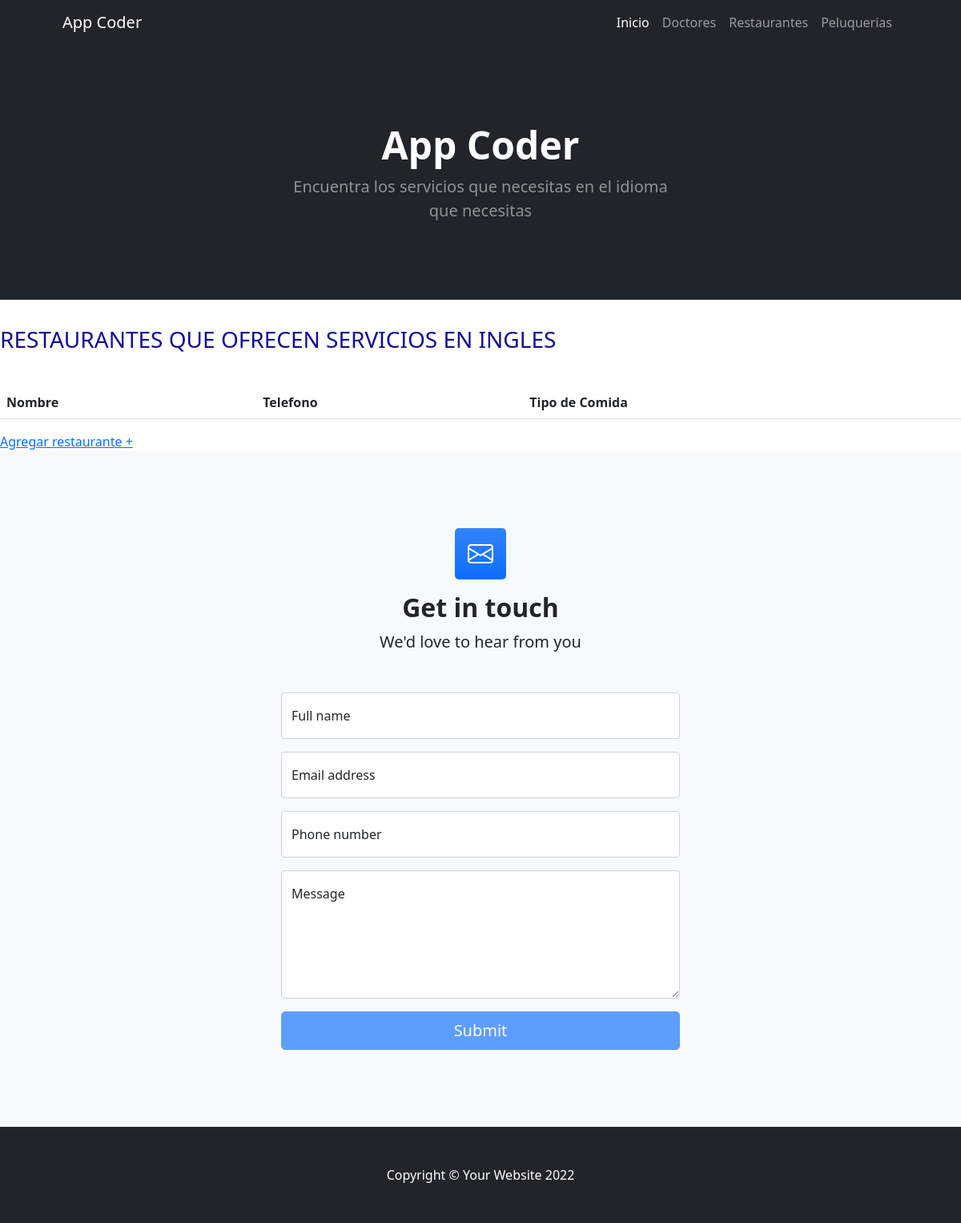
/appcoder/restaurantes/, run on an earlier commit of the app's database.
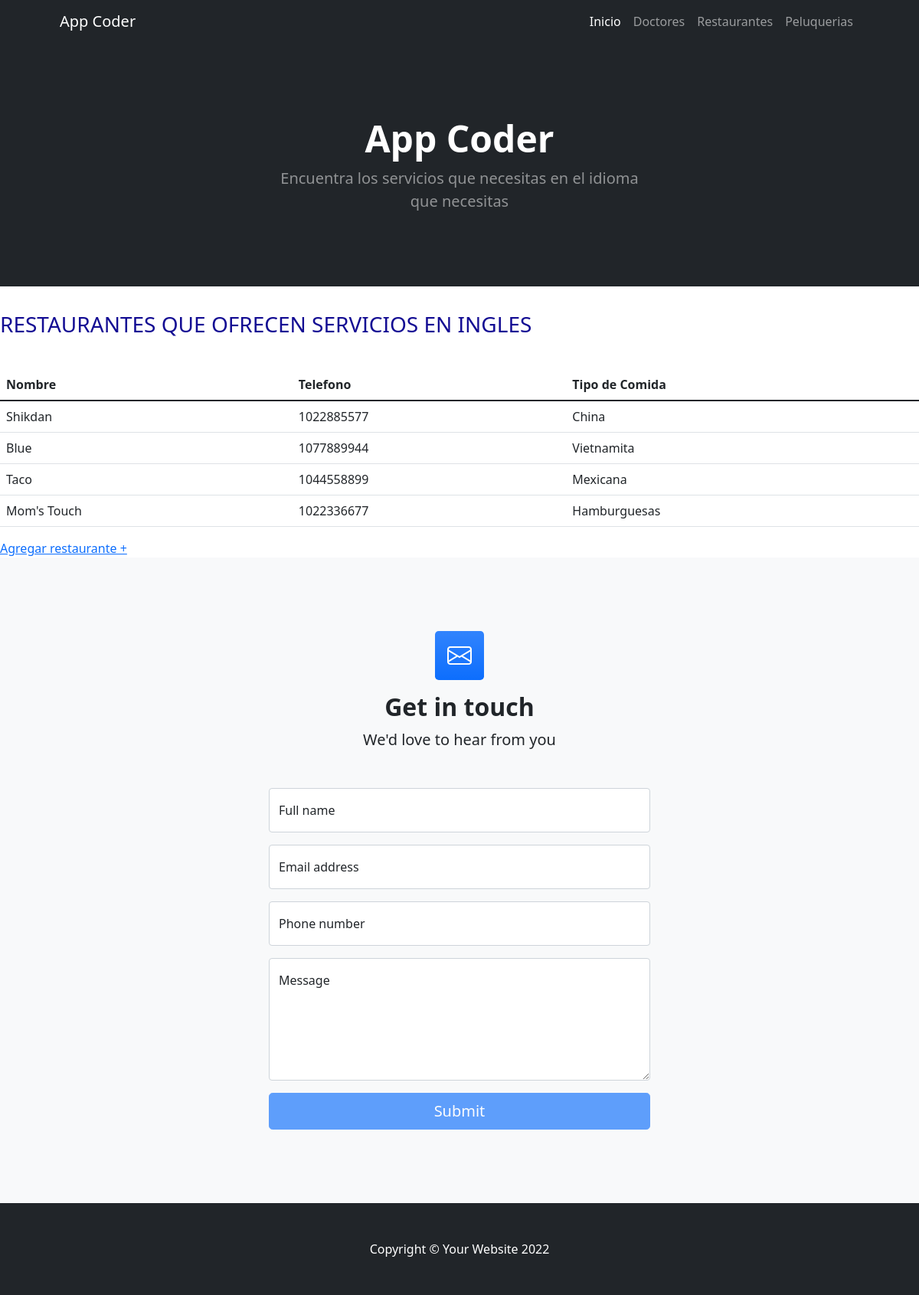
And on a later commit of the database.
### AppCoder/models.py (models this page shows)
class Restaurantes(models.Model):
    nombre=models.CharField(max_length=40)
    telefono=models.IntegerField()
    tipoDeComida=models.CharField(max_length=30)

### AppCoder/views.py (the view)
# urls.py: path('restaurantes/', views.restaurantes, name="restaurantes"),
def restaurantes(request):
    restaurantes=Restaurantes.objects.all()
    return render(request,'AppCoder/restaurantes.html',{"restaurantes":restaurantes})

### AppCoder/templates/AppCoder/restaurantes.html (shortened to what this page needs)
{% extends "AppCoder/padre.html" %}
{% load static %}
{% block contenidoQueCambia %}
    <body>
     <h3>
        <br>
        RESTAURANTES QUE OFRECEN SERVICIOS EN INGLES
       <br>
        <br>
     </h3>
     <table class="table">
        <thead>
          <tr>
            <th scope="col">Nombre</th>
            <th scope="col">Telefono</th>
            <th scope="col">Tipo de Comida</th>
          </tr>
        </thead>
       {% for restaurante in restaurantes %}
       <tr>
           <td>{{ restaurante.nombre }}</td>
           <td>{{ restaurante.telefono }}</td>
           <td>{{ restaurante.tipoDeComida }}</td>
       </tr>
       {% endfor %}
     </table>
     <a href="{% url 'nuevorestaurante' %}">Agregar restaurante + </a>
    </body>
{% endblock %}

### AppCoder/templates/AppCoder/padre.html (shortened to what this page needs)
{% load static %}
<!DOCTYPE html>
<html lang="en">
    <head>
        <link href="https://cdn.jsdelivr.net/npm/bootstrap-icons@1.4.1/font/bootstrap-icons.css" rel="stylesheet" />
        <link href="{% static 'css/styles.css' %}" rel="stylesheet" />
    </head>
    <body>
        <nav class="navbar navbar-expand-lg navbar-dark bg-dark">
            <div class="container px-5">
                <a class="navbar-brand" href="#!">App Coder</a>
                <div class="collapse navbar-collapse" id="navbarSupportedContent">
                    <ul class="navbar-nav ms-auto mb-2 mb-lg-0">
                        <li class="nav-item"><a class="nav-link active" aria-current="page" href="{% url 'inicio' %}">Inicio</a></li>
                        <li class="nav-item"><a class="nav-link" href="{% url 'doctores' %}">Doctores</a></li>
                        <li class="nav-item"><a class="nav-link" href="{% url 'restaurantes' %}">Restaurantes</a></li>
                        <li class="nav-item"><a class="nav-link" href="{% url 'peluquerias' %}">Peluquerias</a></li>
                    </ul>
                </div>
            </div>
        </nav>
        <header class="bg-dark py-5">
            <div class="container px-5">
                <div class="row gx-5 justify-content-center">
                    <div class="col-lg-6">
                        <div class="text-center my-5">
                            <h1 class="display-5 fw-bolder text-white mb-2">App Coder</h1>
                            <p class="lead text-white-50 mb-4">Encuentra los servicios que necesitas en el idioma que necesitas</p>
                        </div>
                    </div>
                </div>
            </div>
        </header>
        {% block contenidoQueCambia %}
        {% endblock %}
        <section class="bg-light py-5">
            <div class="container px-5 my-5 px-5">
                <div class="text-center mb-5">
                    <div class="feature bg-primary bg-gradient text-white rounded-3 mb-3"><i class="bi bi-envelope"></i></div>
                    <h2 class="fw-bolder">Get in touch</h2>
                    <p class="lead mb-0">We'd love to hear from you</p>
                </div>
                <div class="row gx-5 justify-content-center">
                    <div class="col-lg-6">
                        <form id="contactForm" data-sb-form-api-token="API_TOKEN">
                            <div class="form-floating mb-3">
                                <input class="form-control" id="name" type="text" placeholder="Enter your name..." data-sb-validations="required" />
                                <label for="name">Full name</label>
                            </div>
                            <div class="form-floating mb-3">
                                <input class="form-control" id="email" type="email" placeholder="name@example.com" data-sb-validations="required,email" />
                                <label for="email">Email address</label>
                            </div>
                            <div class="form-floating mb-3">
                                <input class="form-control" id="phone" type="tel" placeholder="(123) 456-7890" data-sb-validations="required" />
                                <label for="phone">Phone number</label>
                            </div>
                            <div class="form-floating mb-3">
                                <textarea class="form-control" id="message" type="text" placeholder="Enter your message here..." style="height: 10rem" data-sb-validations="required"></textarea>
                                <label for="message">Message</label>
                            </div>
                            <div class="d-grid"><button class="btn btn-primary btn-lg disabled" id="submitButton" type="submit">Submit</button></div>
                        </form>
                    </div>
                </div>
            </div>
        </section>
        <footer class="py-5 bg-dark">
            <div class="container px-5"><p class="m-0 text-center text-white">Copyright &copy; Your Website 2022</p></div>
        </footer>
    </body>
</html>

### AppCoder/templates/AppCoder/restaurantes.html (style rules this page uses)
h3 { color: rgb(19, 12, 147); }

What changed in the data, as far as the page shows it:
added Restaurantes: nombre "Shikdan", telefono "1022885577", tipoDeComida "China"
added Restaurantes: nombre "Blue", telefono "1077889944", tipoDeComida "Vietnamita"
added Restaurantes: nombre "Taco", telefono "1044558899", tipoDeComida "Mexicana"
added Restaurantes: nombre "Mom's Touch", telefono "1022336677", tipoDeComida "Hamburguesas"
